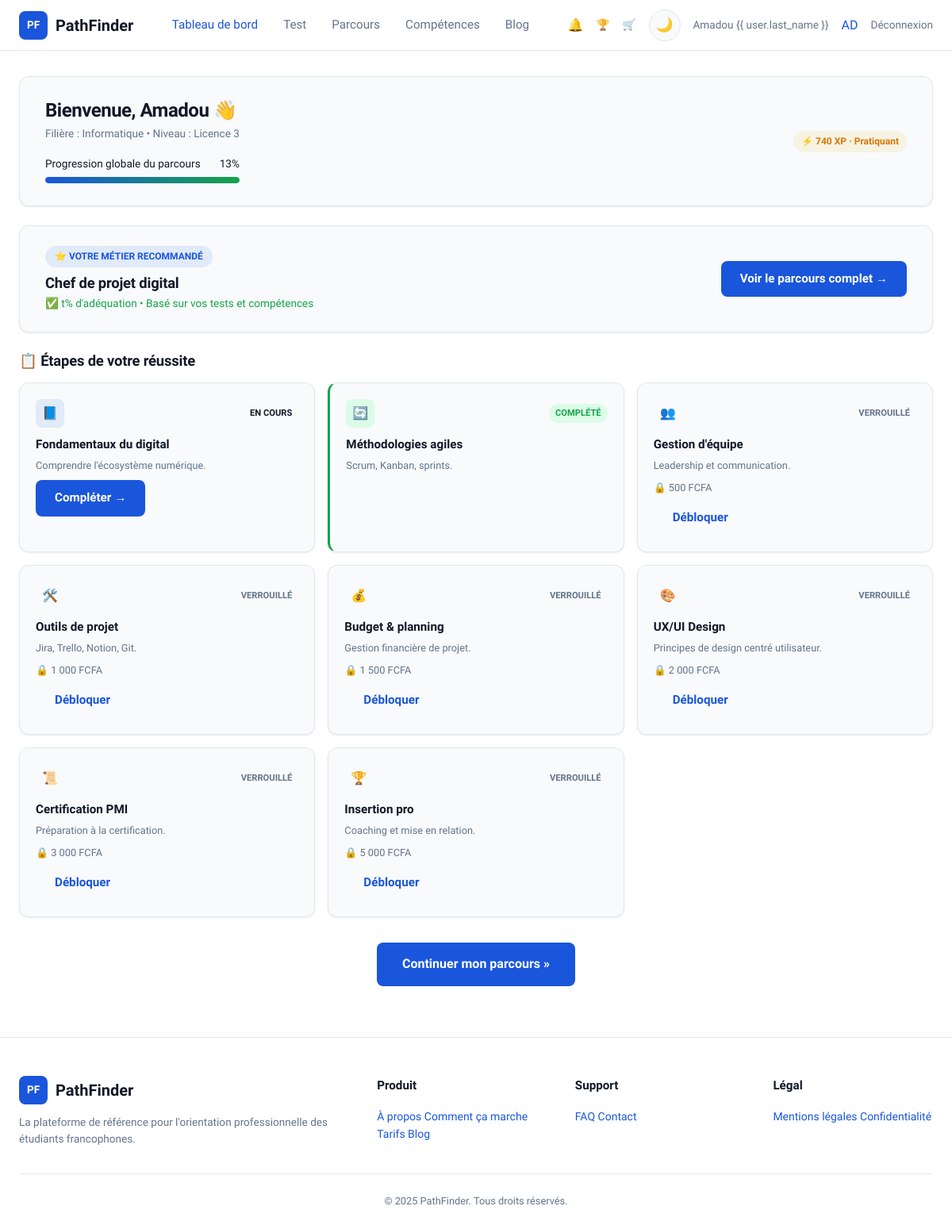
Page /dashboard/ (signed in) on the committed database.
### accounts/models.py (models this page shows, shortened)
class CustomUser(AbstractUser):
    FILIERE_CHOICES = [
        ('informatique', 'Informatique'),
        ('gestion', 'Gestion'),
        ('marketing', 'Marketing'),
        ('communication', 'Communication'),
        ('droit', 'Droit'),
        ('sciences', 'Sciences'),
        ('lettres', 'Lettres'),
        ('autre', 'Autre'),
    ]
    NIVEAU_CHOICES = [
        ('licence1', 'Licence 1'),
        ('licence2', 'Licence 2'),
        ('licence3', 'Licence 3'),
        ('master1', 'Master 1'),
        ('master2', 'Master 2'),
        ('doctorat', 'Doctorat'),
    ]
    filiere = models.CharField(max_length=100, choices=FILIERE_CHOICES, blank=True)
    niveau = models.CharField(max_length=50, choices=NIVEAU_CHOICES, blank=True)
    avatar_initials = models.CharField(max_length=3, blank=True)
    global_progress = models.FloatField(default=0.0, help_text='Progression globale 0-100%')
    total_xp = models.IntegerField(default=0)
    level = models.IntegerField(default=1)
    class Meta:
        verbose_name = 'Utilisateur'
        verbose_name_plural = 'Utilisateurs'
    @property
    def level_name(self):
        names = {1: 'Explorateur', 2: 'Apprenti', 3: 'Pratiquant',
                 4: 'Confirmé', 5: 'Expert', 6: 'Mentor', 7: 'Architecte'}
        return names.get(min(self.level, 7), 'Architecte')
    @property
    def level_icon(self):
        icons = {1: '🌱', 2: '📘', 3: '⚡', 4: '🎯', 5: '🏆', 6: '💎', 7: '👑'}
        return icons.get(min(self.level, 7), '👑')

### payments/models.py (models this page shows, shortened)
class UserProgress(models.Model):
    user = models.OneToOneField(settings.AUTH_USER_MODEL, on_delete=models.CASCADE, related_name='progress')
    completed_steps = models.ManyToManyField('parcours.CareerStep', blank=True, related_name='completed_by')
    unlocked_steps = models.ManyToManyField('parcours.CareerStep', blank=True, related_name='unlocked_by')
    global_percent = models.FloatField(default=0.0, verbose_name='Progression %')
    class Meta:
        verbose_name = 'Progression utilisateur'
        verbose_name_plural = 'Progressions utilisateurs'

### parcours/models.py (models this page shows, shortened)
class CareerPath(models.Model):
    slug = models.SlugField(unique=True)
    title = models.CharField(max_length=200, verbose_name='Titre')
    description = models.TextField(verbose_name='Description')
    tags = models.JSONField(default=list, help_text='Ex: ["Informatique", "Web"]')
    icon = models.CharField(max_length=10, default='💼')
    skills = models.ManyToManyField('competences.Skill', blank=True, related_name='career_paths')
    class Meta:
        verbose_name = 'Parcours de carrière'
        verbose_name_plural = 'Parcours de carrière'

class CareerStep(models.Model):
    career = models.ForeignKey(CareerPath, on_delete=models.CASCADE, related_name='steps')
    order = models.PositiveIntegerField(default=0, verbose_name='Ordre')
    title = models.CharField(max_length=200, verbose_name='Titre')
    description = models.TextField(verbose_name='Description')
    is_free = models.BooleanField(default=False, verbose_name='Gratuit')
    price_fcfa = models.IntegerField(default=0, verbose_name='Prix (FCFA)')
    is_premium = models.BooleanField(default=False, verbose_name='Premium')
    duration_hours = models.IntegerField(default=0, verbose_name='Durée (heures)')
    features = models.JSONField(default=list, help_text='Ex: ["Cours vidéo 12h", "8 projets"]')
    icon = models.CharField(max_length=10, default='📘')
    class Meta:
        ordering = ['career', 'order']
        verbose_name = 'Étape de carrière'
        verbose_name_plural = 'Étapes de carrière'

### orientation/models.py (models this page shows, shortened)
class OrientationResult(models.Model):
    user = models.ForeignKey(settings.AUTH_USER_MODEL, on_delete=models.CASCADE, related_name='orientation_results')
    scores = models.JSONField(
        default=dict,
        help_text='Scores par carrière: {"fullstack": 92, "chef_projet": 78, ...}'
    )
    recommended_career = models.ForeignKey(
        'parcours.CareerPath', on_delete=models.SET_NULL, null=True, blank=True,
        related_name='recommended_for'
    )
    summary = models.TextField(blank=True, verbose_name='Résumé personnalisé')
    career_projection_3y = models.TextField(blank=True, verbose_name='Projection carrière 3 ans')
    priority_skills = models.JSONField(default=list, help_text='Compétences prioritaires')
    selected_choices = models.JSONField(default=dict, help_text='Réponses: {question_id: choice_id}')
    created_at = models.DateTimeField(auto_now_add=True)
    class Meta:
        ordering = ['-created_at']
        verbose_name = 'Résultat d\'orientation'
        verbose_name_plural = 'Résultats d\'orientation'

### accounts/views.py (the view)
# urls.py: path('dashboard/', views.dashboard_view, name='dashboard'),
@login_required
def dashboard_view(request):
    user = request.user
    progress, _ = UserProgress.objects.get_or_create(user=user)
    latest_result = OrientationResult.objects.filter(user=user).first()
    recent_badges = UserBadge.objects.filter(user=user).select_related('badge').order_by('-earned_at')[:5]
    recent_xp = XPEvent.objects.filter(user=user)[:5]
    notifications = Notification.objects.filter(user=user, is_read=False)[:5]
    career_steps = []
    recommended_career = None
    if latest_result and latest_result.recommended_career:
        recommended_career = latest_result.recommended_career
        steps = recommended_career.steps.all().order_by('order')
        for step in steps:
            is_completed = progress.completed_steps.filter(id=step.id).exists()
            is_unlocked = step.is_free or progress.unlocked_steps.filter(id=step.id).exists()
            career_steps.append({
                'step': step,
                'is_completed': is_completed,
                'is_unlocked': is_unlocked,
                'status': 'completed' if is_completed else ('unlocked' if is_unlocked else 'locked'),
            })
    context = {
        'progress': progress,
        'latest_result': latest_result,
        'recommended_career': recommended_career,
        'career_steps': career_steps,
        'recent_badges': recent_badges,
        'recent_xp': recent_xp,
        'notifications': notifications,
    }
    return render(request, 'accounts/dashboard.html', context)

### templates/accounts/dashboard.html (shortened to what this page needs)
{% extends "base.html" %}
{% load humanize %}
{% block content %}
<main class="main">
    <div class="container">
        <div class="card welcome-card animate-in">
            <div>
                <h1>Bienvenue, {{ user.first_name }} 👋</h1>
                <p class="meta">Filière : {{ user.get_filiere_display }} • Niveau : {{ user.get_niveau_display }}</p>
                <div class="progress-bar-container">
                    <div class="progress-label">
                        <span>Progression globale du parcours</span>
                        <span>{{ progress.global_percent|floatformat:0 }}%</span>
                    </div>
                    <div class="progress-track">
                        <div class="progress-fill" style="width:{{ progress.global_percent }}%;"></div>
                    </div>
                </div>
            </div>
            <div class="actions">
                <span class="xp-badge">{{ user_level_icon }} {{ user.total_xp|intcomma }} XP · {{ user_level_name }}</span>
            </div>
        </div>
        {% if recommended_career %}
        <div class="card rec-card animate-in">
            <div>
                <div class="rec-badge">⭐ VOTRE MÉTIER RECOMMANDÉ</div>
                <h2>{{ recommended_career.title }}</h2>
                <p class="match">✅ {{ latest_result.scores|dictsort:0|first|last }}% d'adéquation • Basé sur vos tests
                    et compétences</p>
            </div>
            <a href="{% url 'parcours:career' %}" class="btn btn-primary">Voir le parcours complet →</a>
        </div>
        {% endif %}
        <h2 class="steps-title">📋 Étapes de votre réussite</h2>
        <div class="steps-grid">
            {% for item in career_steps %}
            <div class="card step-card {{ item.status }} animate-in">
                <div class="step-header">
                    <div class="step-icon"
                        style="background:{% if item.status == 'completed' %}var(--success-light){% elif item.status == 'unlocked' %}rgba(26,86,219,0.1){% else %}var(--bg-card){% endif %};">
                        {{ item.step.icon }}
                    </div>
                    <span class="step-status {{ item.status }}">
                        {% if item.status == 'completed' %}COMPLÉTÉ
                        {% elif item.status == 'unlocked' %}EN COURS
                        {% else %}VERROUILLÉ{% endif %}
                    </span>
                </div>
                <h3>{{ item.step.title }}</h3>
                <p>{{ item.step.description|truncatewords:15 }}</p>
                {% if item.status == 'completed' %}
                {% elif item.status == 'unlocked' %}
                <a href="{% url 'parcours:complete_step' item.step.id %}" class="btn btn-primary btn-sm"
                    style="margin-top:8px;">Compléter →</a>
                {% elif not item.step.is_free %}
                <p class="step-price" style="margin-top:8px;">🔒 {{ item.step.price_fcfa|intcomma }} FCFA</p>
                <a href="{% url 'payments:pay' 'step' item.step.id %}" class="btn btn-outline btn-sm"
                    style="margin-top:4px;">Débloquer</a>
                {% endif %}
            </div>
            {% empty %}
            <div class="card step-card" style="grid-column:1/-1;text-align:center;padding:40px;">
                <p>Passez le test d'orientation pour voir vos étapes de carrière.</p>
                <a href="{% url 'orientation:test' %}" class="btn btn-primary" style="margin-top:16px;">Commencer le
                    test →</a>
            </div>
            {% endfor %}
        </div>
        <div style="text-align:center;margin-top:32px;">
            <a href="{% url 'parcours:career' %}" class="btn btn-primary btn-lg">Continuer mon parcours »</a>
        </div>
    </div>
</main>
{% endblock %}

### templates/includes/navbar.html (shortened to what this page needs)
{% load static %}
<nav class="navbar">
    <div class="container">
        <a href="{% url 'core:home' %}" class="navbar-logo">
            <div class="logo-icon">PF</div>
            PathFinder
        </a>
        <div class="navbar-menu">
            {% if user.is_authenticated %}
            <a href="{% url 'accounts:dashboard' %}"
                class="{% if request.resolver_match.url_name == 'dashboard' %}active{% endif %}">Tableau de bord</a>
            <a href="{% url 'orientation:test' %}"
                class="{% if request.resolver_match.app_name == 'orientation' %}active{% endif %}">Test</a>
            <a href="{% url 'parcours:career' %}"
                class="{% if request.resolver_match.app_name == 'parcours' %}active{% endif %}">Parcours</a>
            <a href="{% url 'competences:list' %}"
                class="{% if request.resolver_match.app_name == 'competences' %}active{% endif %}">Compétences</a>
            <a href="{% url 'blog:list' %}"
                class="{% if request.resolver_match.app_name == 'blog' %}active{% endif %}">Blog</a>
            {% else %}
            <a href="{% url 'core:home' %}">Accueil</a>
            <a href="{% url 'core:home' %}#fonctionnement">Fonctionnement</a>
            <a href="{% url 'core:home' %}#tarifs">Tarifs</a>
            <a href="{% url 'core:contact' %}">Contact</a>
            {% endif %}
        </div>
        <div class="navbar-actions">
            {% if user.is_authenticated %}
            <a href="{% url 'notifications:list' %}" style="position:relative;color:var(--text-secondary);">
                🔔
            </a>
            <a href="{% url 'gamification:leaderboard' %}" style="color:var(--text-secondary);font-size:0.85rem;"
                title="Classement">🏆</a>
            <a href="{% url 'gamification:shop' %}" style="color:var(--text-secondary);font-size:0.85rem;"
                title="Boutique">🛒</a>
            <button class="theme-toggle" aria-label="Changer le thème">🌙</button>
            <span style="color:var(--text-secondary);font-size:0.85rem;">{{ user.first_name }} {{ user.last_name
                }}</span>
            <a href="{% url 'gamification:profile' %}" style="text-decoration:none;">
                <div class="avatar" title="{{ user.total_xp }} XP — {{ user.level_name }}">{{ user.avatar_initials }}
                </div>
            </a>
            <a href="{% url 'accounts:logout' %}" style="color:var(--text-secondary);font-size:0.85rem;">Déconnexion</a>
            {% else %}
            <button class="theme-toggle" aria-label="Changer le thème">🌙</button>
            <a href="{% url 'accounts:login' %}" class="btn btn-outline btn-sm">Connexion</a>
            <a href="{% url 'accounts:register' %}" class="btn btn-primary btn-sm">Commencer</a>
            {% endif %}
        </div>
    </div>
</nav>

### rows in the picture
CustomUser: first_name "Amadou", avatar_initials "AD", filiere "Informatique", niveau "Licence 3", total_xp "740"
UserProgress: global_percent "13"
CareerPath: title "Chef de projet digital"
OrientationResult: scores|dictsort "t"
CareerStep: step.icon "📘", shows "EN COURS", step "Fondamentaux du digital", step.description "Comprendre l'écosystème numérique.", shows "Compléter →"
CareerStep: step.icon "🔄", shows "COMPLÉTÉ", step "Méthodologies agiles", step.description "Scrum, Kanban, sprints."
CareerStep: step.icon "👥", shows "VERROUILLÉ", step "Gestion d'équipe", step.description "Leadership et communication.", step.price_fcfa "500"
CareerStep: step.icon "🛠️", shows "VERROUILLÉ", step "Outils de projet", step.description "Jira, Trello, Notion, Git.", step.price_fcfa "1 000"
CareerStep: step.icon "💰", shows "VERROUILLÉ", step "Budget & planning", step.description "Gestion financière de projet.", step.price_fcfa "1 500"
CareerStep: step.icon "🎨", shows "VERROUILLÉ", step "UX/UI Design", step.description "Principes de design centré utilisateur.", step.price_fcfa "2 000"
CareerStep: step.icon "📜", shows "VERROUILLÉ", step "Certification PMI", step.description "Préparation à la certification.", step.price_fcfa "3 000"
CareerStep: step.icon "🏆", shows "VERROUILLÉ", step "Insertion pro", step.description "Coaching et mise en relation.", step.price_fcfa "5 000"

### other values in the picture
{{ user_level_icon }} "⚡"
{{ user_level_name }} "Pratiquant"
